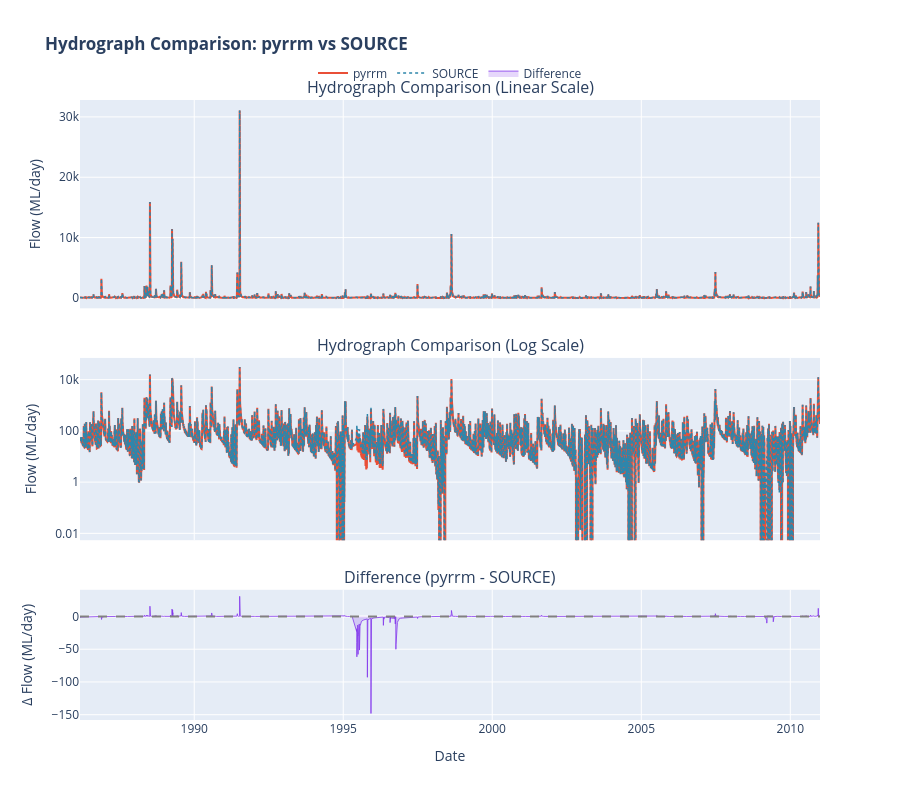

The code cell stored with this chart in its notebook:
### Code cell
# Visualize pyrrm vs SOURCE comparison
diff_ts = pyrrm_flow - source_flow

fig = make_subplots(
    rows=3, cols=1,
    row_heights=[0.4, 0.35, 0.25],
    subplot_titles=('Hydrograph Comparison (Linear Scale)', 
                   'Hydrograph Comparison (Log Scale)',
                   'Difference (pyrrm - SOURCE)'),
    shared_xaxes=True,
    vertical_spacing=0.08
)

# Row 1: Linear scale
fig.add_trace(go.Scatter(x=comparison_data.index, y=pyrrm_flow, name='pyrrm',
                         line=dict(color='#E94F37', width=2)), row=1, col=1)
fig.add_trace(go.Scatter(x=comparison_data.index, y=source_flow, name='SOURCE',
                         line=dict(color='#2E86AB', width=1.5, dash='dot')), row=1, col=1)

# Row 2: Log scale
fig.add_trace(go.Scatter(x=comparison_data.index, y=pyrrm_flow, name='pyrrm',
                         line=dict(color='#E94F37', width=2), showlegend=False), row=2, col=1)
fig.add_trace(go.Scatter(x=comparison_data.index, y=source_flow, name='SOURCE',
                         line=dict(color='#2E86AB', width=1.5, dash='dot'), showlegend=False), row=2, col=1)

# Row 3: Difference
fig.add_trace(go.Scatter(x=comparison_data.index, y=diff_ts, name='Difference',
                         line=dict(color='#8338EC', width=0.8),
                         fill='tozeroy', fillcolor='rgba(131, 56, 236, 0.2)'), row=3, col=1)
fig.add_hline(y=0, line_dash="dash", line_color="gray", row=3, col=1)

fig.update_yaxes(title_text="Flow (ML/day)", row=1, col=1)
fig.update_yaxes(title_text="Flow (ML/day)", type="log", row=2, col=1)
fig.update_yaxes(title_text="Δ Flow (ML/day)", row=3, col=1)
fig.update_xaxes(title_text="Date", row=3, col=1)

fig.update_layout(
    title="<b>Hydrograph Comparison: pyrrm vs SOURCE</b>",
    height=800, showlegend=True,
    legend=dict(orientation='h', yanchor='bottom', y=1.02, xanchor='center', x=0.5)
)
fig.show()

### Figure 1 — Plotly figure (JSON) as saved in the notebook; plotly's stock layout.template omitted (floating-point values rounded to 4 significant figures; data arrays with more than 128 entries replaced by an {"elided": "..."} marker saying what was removed)
{"data": [{"line": {"color": "#E94F37", "width": 2}, "name": "pyrrm", "type": "scatter", "x": {"elided": "8996 str values"}, "xaxis": "x", "y": {"elided": "8996 float values"}, "yaxis": "y"}, {"line": {"color": "#2E86AB", "dash": "dot", "width": 1.5}, "name": "SOURCE", "type": "scatter", "x": {"elided": "8996 str values"}, "xaxis": "x", "y": {"elided": "8996 float values"}, "yaxis": "y"}, {"line": {"color": "#E94F37", "width": 2}, "name": "pyrrm", "showlegend": false, "type": "scatter", "x": {"elided": "8996 str values"}, "xaxis": "x2", "y": {"elided": "8996 float values"}, "yaxis": "y2"}, {"line": {"color": "#2E86AB", "dash": "dot", "width": 1.5}, "name": "SOURCE", "showlegend": false, "type": "scatter", "x": {"elided": "8996 str values"}, "xaxis": "x2", "y": {"elided": "8996 float values"}, "yaxis": "y2"}, {"fill": "tozeroy", "fillcolor": "rgba(131, 56, 236, 0.2)", "line": {"color": "#8338EC", "width": 0.8}, "name": "Difference", "type": "scatter", "x": {"elided": "8996 str values"}, "xaxis": "x3", "y": {"elided": "8996 float values"}, "yaxis": "y3"}], "layout": {"annotations": [{"font": {"size": 16}, "showarrow": false, "text": "Hydrograph Comparison (Linear Scale)", "x": 0.5, "xanchor": "center", "xref": "paper", "y": 1, "yanchor": "bottom", "yref": "paper"}, {"font": {"size": 16}, "showarrow": false, "text": "Hydrograph Comparison (Log Scale)", "x": 0.5, "xanchor": "center", "xref": "paper", "y": 0.584, "yanchor": "bottom", "yref": "paper"}, {"font": {"size": 16}, "showarrow": false, "text": "Difference (pyrrm - SOURCE)", "x": 0.5, "xanchor": "center", "xref": "paper", "y": 0.21, "yanchor": "bottom", "yref": "paper"}], "height": 800, "legend": {"orientation": "h", "x": 0.5, "xanchor": "center", "y": 1.02, "yanchor": "bottom"}, "shapes": [{"line": {"color": "gray", "dash": "dash"}, "type": "line", "x0": 0, "x1": 1, "xref": "x3 domain", "y0": 0, "y1": 0, "yref": "y3"}], "showlegend": true, "title": {"text": "<b>Hydrograph Comparison: pyrrm vs SOURCE</b>"}, "xaxis": {"anchor": "y", "domain": [0, 1], "matches": "x3", "showticklabels": false}, "xaxis2": {"anchor": "y2", "domain": [0, 1], "matches": "x3", "showticklabels": false}, "xaxis3": {"anchor": "y3", "domain": [0, 1], "title": {"text": "Date"}}, "yaxis": {"anchor": "x", "domain": [0.664, 1], "title": {"text": "Flow (ML/day)"}}, "yaxis2": {"anchor": "x2", "domain": [0.29, 0.584], "title": {"text": "Flow (ML/day)"}, "type": "log"}, "yaxis3": {"anchor": "x3", "domain": [0, 0.21], "title": {"text": "Δ Flow (ML/day)"}}}}
